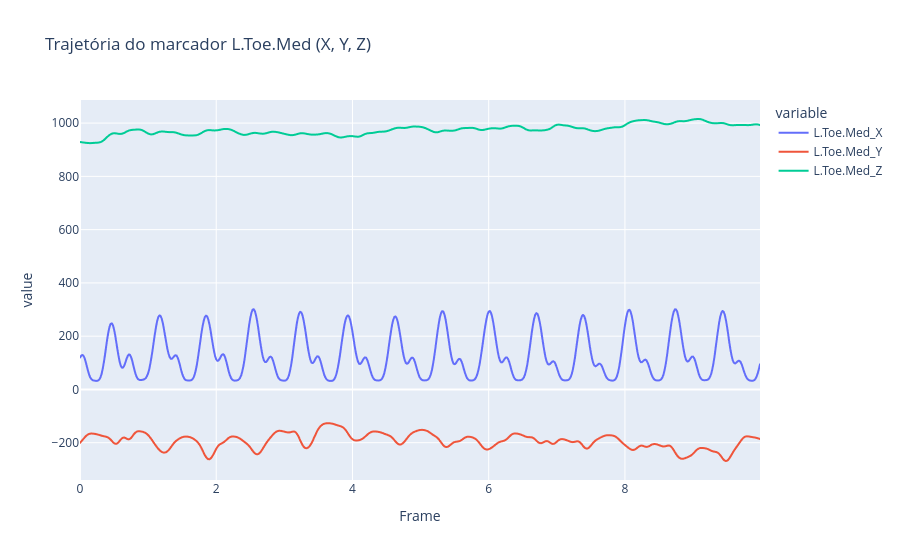

The cell this chart's notebook holds for it:
### Code cell
px.line(df, x='Frame', y=['L.Toe.Med_X', 'L.Toe.Med_Y', 'L.Toe.Med_Z'], title='Trajetória do marcador L.Toe.Med (X, Y, Z)').show()

### Figure 1 — Plotly figure (JSON) as saved in the notebook; plotly's stock layout.template omitted (floating-point values rounded to 4 significant figures; data arrays with more than 128 entries replaced by an {"elided": "..."} marker saying what was removed)
{"data": [{"hovertemplate": "variable=L.Toe.Med_X<br>Frame=%{x}<br>value=%{y}<extra></extra>", "legendgroup": "L.Toe.Med_X", "line": {"color": "#636efa", "dash": "solid"}, "marker": {"symbol": "circle"}, "mode": "lines", "name": "L.Toe.Med_X", "showlegend": true, "type": "scattergl", "x": {"elided": "600 float values"}, "xaxis": "x", "y": {"elided": "600 float values"}, "yaxis": "y"}, {"hovertemplate": "variable=L.Toe.Med_Y<br>Frame=%{x}<br>value=%{y}<extra></extra>", "legendgroup": "L.Toe.Med_Y", "line": {"color": "#EF553B", "dash": "solid"}, "marker": {"symbol": "circle"}, "mode": "lines", "name": "L.Toe.Med_Y", "showlegend": true, "type": "scattergl", "x": {"elided": "600 float values"}, "xaxis": "x", "y": {"elided": "600 float values"}, "yaxis": "y"}, {"hovertemplate": "variable=L.Toe.Med_Z<br>Frame=%{x}<br>value=%{y}<extra></extra>", "legendgroup": "L.Toe.Med_Z", "line": {"color": "#00cc96", "dash": "solid"}, "marker": {"symbol": "circle"}, "mode": "lines", "name": "L.Toe.Med_Z", "showlegend": true, "type": "scattergl", "x": {"elided": "600 float values"}, "xaxis": "x", "y": {"elided": "600 float values"}, "yaxis": "y"}], "layout": {"legend": {"title": {"text": "variable"}, "tracegroupgap": 0}, "title": {"text": "Trajetória do marcador L.Toe.Med (X, Y, Z)"}, "xaxis": {"anchor": "y", "domain": [0, 1], "title": {"text": "Frame"}}, "yaxis": {"anchor": "x", "domain": [0, 1], "title": {"text": "value"}}}}
